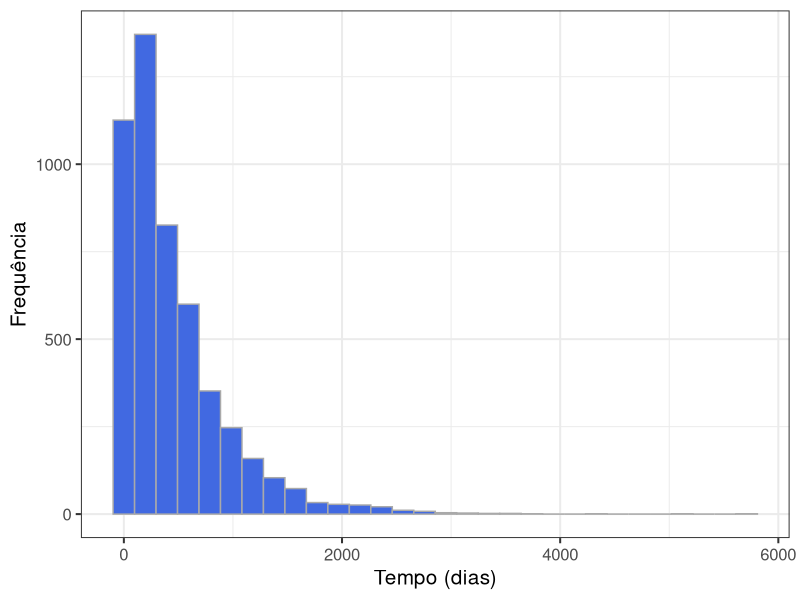
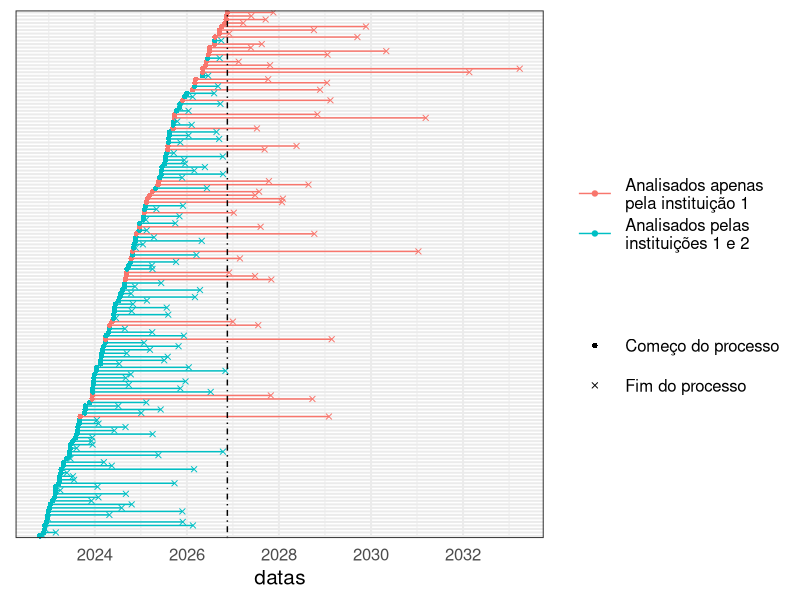
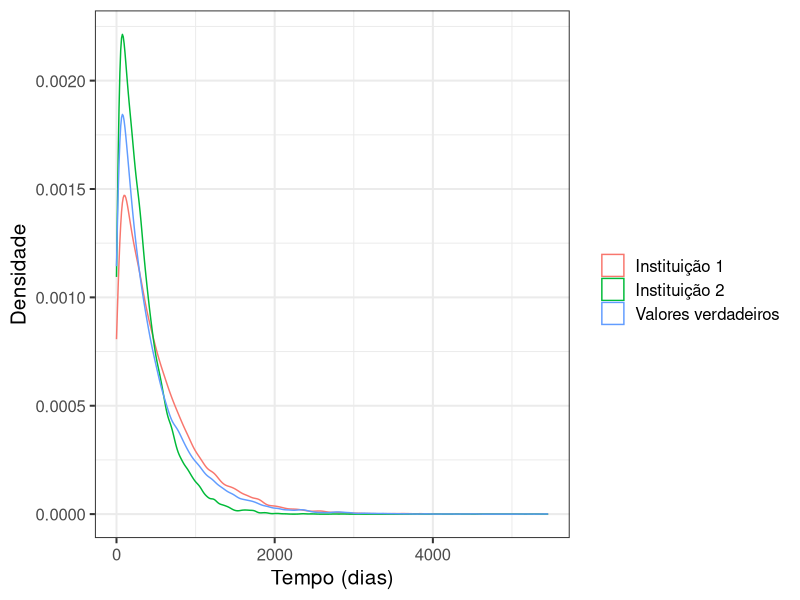

Write R code to recreate these figures, in order.
## ---- chunk 1

knitr::opts_chunk$set(echo = F,
                      warning = F,
                      message = F,
                      fig.align = 'center')

## ---- chunk 2

library(dplyr)
library(tidyr)
library(ggplot2)

a <- 0.95
b <- 450
N <- 150
amostra <- rweibull(N, a, b)

datas <- sort(sample(seq(Sys.Date()-N*10, Sys.Date(), 1), N))

d0 <- data.frame(datas, amostra) %>% 
  mutate(data_final = datas+floor(amostra),
         id = factor(1:n()),
         obs = data_final > Sys.Date(),
         tempo = Sys.Date() - datas,
         censor = !obs,
         tempo = ifelse(obs, tempo, amostra))

observados <- d0$amostra[!d0$obs]

d <- d0%>% 
  gather(tipo, datas, contains("data")) %>% 
  select(-amostra)

## ---- chunk 3

N2 <- 5000
amostra <- rweibull(N2, a, b)

data_frame(`Média` = mean(amostra), `Desvio Padrão` = sd(amostra)) %>% 
  knitr::kable(digits = 2, align = 'c', caption = "Medidas descritivas do tempo de duração simulado.")

## ---- chunk 4

N2 <- 5000
amostra <- rweibull(N2, a, b)

data_frame(tempo = amostra) %>% 
  ggplot(aes(x = tempo)) +
  geom_histogram(fill = 'royalblue',
                 color = 'darkgrey') +
  theme_bw(15) +
  xlab("Tempo (dias)") +
  ylab("Frequência")

comeco <- format(Sys.Date() - 10*N, '%d/%m/%Y')
hoje <- format(Sys.Date(), '%d/%m/%Y')

## ---- chunk 5

shape_data_final <- c("Fim do processo", "Começo do processo")

hoje <- Sys.Date()

d %>% 
  mutate(obs = ifelse(obs, "Analisados apenas\npela instituição 1",
                      "Analisados pelas\ninstituições 1 e 2"),
         tipo = ifelse(tipo == 'data_final',
                       shape_data_final[1],
                       shape_data_final[2])) %>% 
  ggplot(aes(x = id, y = datas, group = id,
             shape = tipo, color = obs)) +
  geom_path() +
  geom_point() +
  geom_hline(yintercept = as.numeric(hoje), linetype = 4) +
  coord_flip() +
  theme_bw(15) +
  scale_color_hue(name = '') +
  scale_shape_manual(name = '', values = c(16,4)) +
  theme(axis.ticks = element_blank(),
        axis.text.y = element_blank(),
        axis.title.y = element_blank(),
        legend.key.size = unit(2, 'lines'))

## ---- chunk 6

library(survival)

d0 <- filter(d0, tempo > 0)

fit1 <- survreg(Surv(tempo, censor) ~ 1, dist = 'weibull', data = d0)
  
fit2 <- survreg(Surv(observados) ~ 1, dist = 'weibull')

a_1 <- 1/fit1$scale 
a_2 <- 1/fit2$scale
b_1 <- exp(fit1$coefficients[1])
b_2 <- exp(fit2$coefficients[1])

media_1 <- b_1*gamma(1+1/a_1)
media_2 <- b_2*gamma(1+1/a_2)
sd_1 <- sqrt(b_1^2*(gamma(1+2/a_1)-gamma(1+1/a_1))^2)
sd_2 <- sqrt(b_2^2*(gamma(1+2/a_2)-gamma(1+1/a_2))^2)

media_real <- b*gamma(1+1/a)
sd_real <- sqrt(b^2*(gamma(1+2/a)-gamma(1+1/a))^2)
  
tabela_resumo <- data_frame(` ` =  c("Instituição 1", "Instituição 2", "Valores reais"),
                            `Média` = c(media_1, media_2, media_real),
                            `Desvio padrão` = c(sd_1, sd_2, sd_real))

knitr::kable(tabela_resumo, digits = 2, align = 'c',
             caption = 'Comparação entre os valores reais e as estimativas produzidas por cada instituição.')
## ---- chunk 7

N <- 60000

obs <- c(rweibull(floor(N/3), a_1, b_1),
         rweibull(floor(N/3), a_2, b_2),
         rweibull(floor(N/3), a, b))

grps <- rep(c("Instituição 1", "Instituição 2", "Valores verdadeiros"),
            each = floor(N/3))

data_frame(obs, grps) %>% 
  ggplot(aes(x = obs, color = grps)) +
  geom_density() +
  theme_bw(15) +
  xlab("Tempo (dias)") +
  ylab("Densidade") +
  scale_color_hue(name = "")

